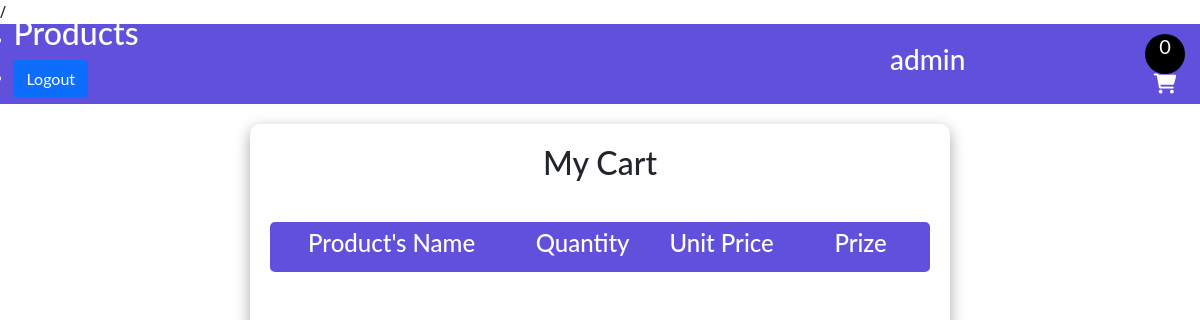
The app's page /cart/ (signed in), older data.
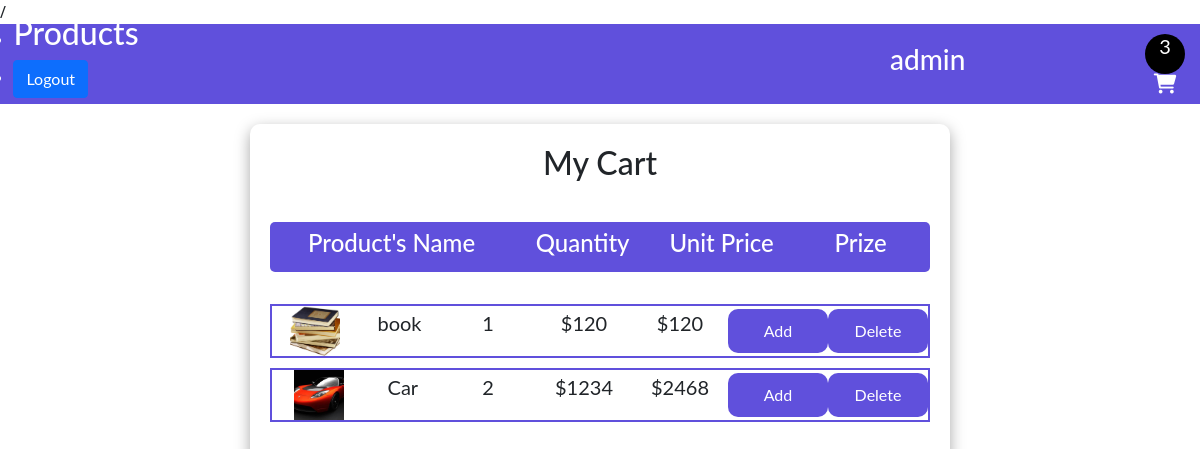
The same page, newer data.
### shop/models.py (models this page shows, shortened)
class Cart(models.Model):
    id = models.UUIDField(default=uuid.uuid4, primary_key=True)
    user = models.ForeignKey(User,  on_delete=models.CASCADE)
    completed = models.BooleanField(default=False)
    @property
    def num_of_items(self):
        cartitems = self.cartitems.all()
        quantity = sum([item.quantity for item in cartitems])
        return quantity

class CartItem(models.Model):
    product = models.ForeignKey(Product, on_delete=models.CASCADE, related_name='items')
    cart = models.ForeignKey(Cart, on_delete= models.CASCADE, related_name="cartitems")
    quantity = models.IntegerField(default=0)
    @property
    def price(self):
        new_price = self.product.price * self.quantity
        return new_price

class Product(models.Model):
    name = models.CharField(max_length=50)
    price = models.IntegerField()
    picture = models.ImageField(upload_to="img", default="")

### shop/views.py (the view)
# urls.py: path("cart/", views.cart, name="cart"),
@login_required(login_url='login')
def cart(request):
    cart = None
    cartitems = []
    if request.user.is_authenticated:
        cart, created = Cart.objects.get_or_create(user=request.user, completed=False)
        cartitems = cart.cartitems.all()
    context = {"cart":cart, "items":cartitems}
    return render(request, "cart.html", context)

### templates/cart.html (shortened to what this page needs)
{% extends 'base.html' %}
{% block content %}
<div class="shoppingCart">
  <h2>My Cart</h2>
  <div class="heading">
    <div class="p_name"><h4>Product's Name</h4></div>
    <div class="name"><h4>Quantity</h4></div>
    <div class="name"><h4>Unit Price</h4></div>
    <div class="name"><h4>Prize</h4></div>
  </div>
  <div class="itemContainer">
    {% for item in items %}
    <div class="item">
      <div class="iteminfo">
        <div class="p_img">
          <img src="{{item.product.picture.url}}" alt="" />
        </div>
        <p>{{item.product.name}}</p>
      </div>
      <div class="name"><p>{{item.quantity}}</p></div>
      <div class="name"><p>${{item.product.price}}</p></div>
      <div class="name"><p>${{item.price}}</p></div>
      <div class="addAgain">
        <button value="{{ product.id }}">Add</button>
      </div>
      <div class="delete">
        <form action="{% url 'delete_cart' product.id %}" method="post">
         <button type="submit">Delete</button>
        </form>
      </div>
    </div>
    {% endfor %}
  </div>
{% endblock content %}

### templates/base.html (shortened to what this page needs)
{% load static %}
<!DOCTYPE html>
<html lang="en">
<head>
    <link href="https://cdn.jsdelivr.net/npm/bootstrap@5.0.2/dist/css/bootstrap.min.css" rel="stylesheet">
    <link rel="stylesheet" href="{% static 'css/all.css' %}">
    <link rel="stylesheet" href="{% static 'css/style.css' %}">
</head>
<body>
    <nav>
        <div class="logo"><ul>
           <li> <a href="{% url 'product' %}"><h2>Products</h2></a></li>
           <li> <a href="{% url 'logout' %}" class="btn btn-primary">Logout</a></li>
            </ul>
        </div>
        <div class="cart">
            <h3>{{request.user.username}}</h3>
            <a href="{% url 'cart' %}" style="color:white; text-decoration:none">
                 <div class="cart-container">
                    <div class="cartitems"><p id="num_of_items">{{cart.num_of_items}}</p></div>
                    <i class="fa-solid fa-cart-shopping"></i>
                </div>
            </a>
        </div>
    </nav>
     {% block content %}
     {% endblock content %}
</body>
</html>

### static/css/style.css (style rules this page uses)
* { padding: 0px; margin:0px; box-sizing: border-box; font-family: 'Lato', sans-serif; }
nav { background-color: #6050DC; color: white; width: 100%; height: 80px; padding: 0px 10px 0px 10px; display:flex; align-items: center; justify-content: space-between; }
.logo { width: 100px; height: 60px; display: flex; align-items: center; justify-content: center; }
.cart { width: 300px; height: auto; display: flex; align-items: center; justify-content: space-between; }
.cart-container { width: 50px; height: 50px; display: flex; align-items: center; justify-content: center; flex-direction: column; }
.cart-container .cartitems { width: 40px; height: 40px; border-radius: 40px; background-color: black; color: white; display: flex; align-items: center; justify-content: center; }
.cart-container .cartitems p { color: white; font-size: 20px; }
.cart-container i { font-size: 20px; }
.shoppingCart { width: 700px; height: 500px; padding: 20px 20px 20px 20px; border-radius: 10px; display: flex; align-items: center; justify-content: space-between !important; flex-direction: column; box-shadow: rgba(0, 0, 0, 0.35) 0px 5px 15px; margin: auto; margin-top: 20px; }
.shoppingCart p { font-size: 20px; }
.shoppingCart .heading { width: 100%; height: 50px; display: flex; align-items: center; justify-content: space-evenly; background-color: #6050DC; border-radius: 5px; color: white; margin-top: 10px; }
.shoppingCart .name, .p_name { width: 200px; display: flex; align-items: center; justify-content: center; }
.shoppingCart .p_name { width: 350px; }
.shoppingCart .itemContainer { width: 100%; height: 300px; overflow-y: auto; margin-top: 10px; }
.shoppingCart .item { width: 100%; height: auto; display: flex; align-items: center; justify-content: space-evenly; border: 2px solid #6050DC; margin-bottom: 10px; }
.shoppingCart .item .iteminfo { display: flex; align-items: center; justify-content: space-around; width: 350px; }
.shoppingCart .item .iteminfo .p_img { width: 50px; height: 50px; }
.p_img img { width: 100%; height: 100%; object-fit: cover; }
.shoppingCart button { padding: 10px 10px 10px 10px; border-radius: 10px; background-color: #6050DC; color: white; width: 100px; border: none; cursor: pointer; }

### templates/base.html (style rules this page uses)
a { color: white; text-decoration: none; }

Row changes from the older to the newer data that the page shows:
removed Cart: num_of_items "0"
added Cart: num_of_items "3"
added CartItem: product.picture (picture), product.name "book", quantity "1", product.price "120", price "120"
added CartItem: product.picture (picture), product.name "Car", quantity "2", product.price "1234", price "2468"
